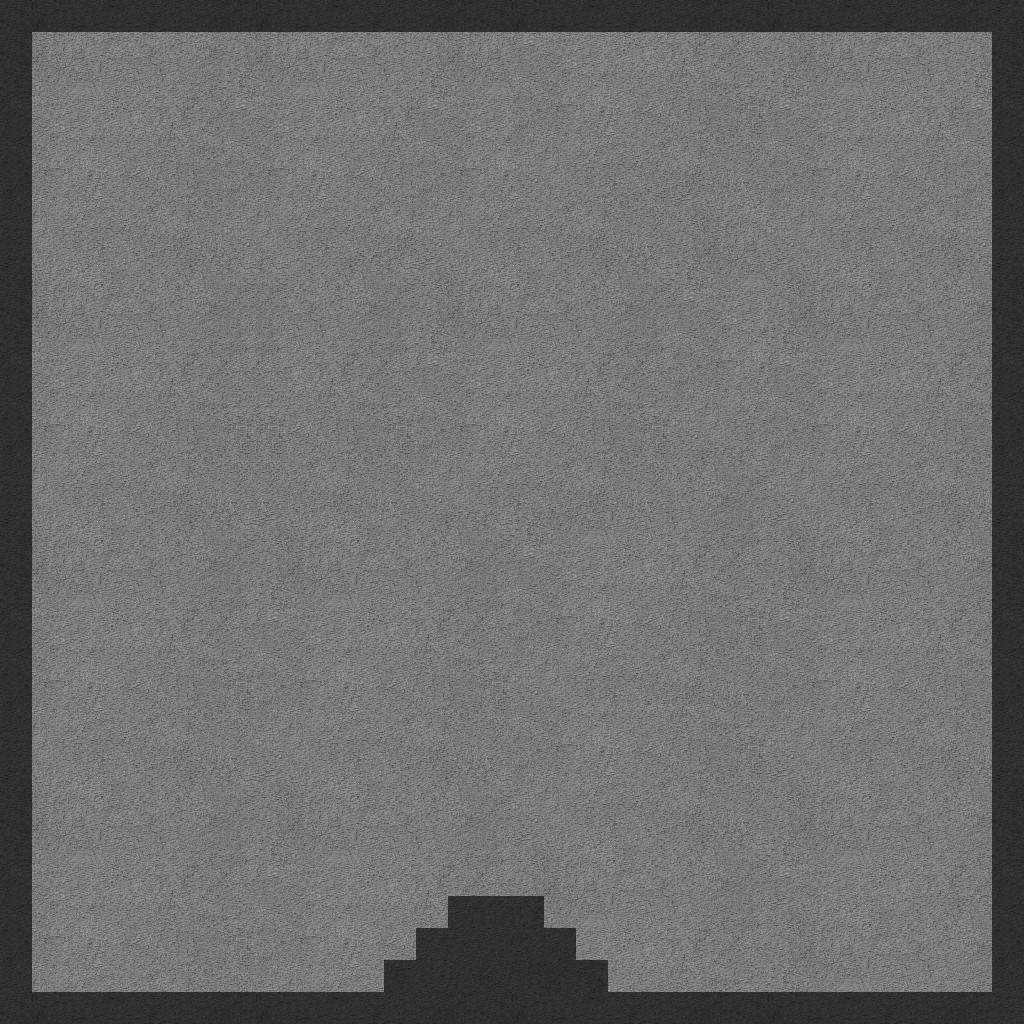

Rendered tile map (Tiled .tmx) drawn with the repository's tilesets; below, a short description and the map source with its tile grids summarised:
An orthogonal 32x32 tile map with 32x32 px tiles, 1 tile layer (Tile Layer 1), 2 tilesets.

<map version="1.0" orientation="orthogonal" width="32" height="32" tilewidth="32" tileheight="32">
 <tileset firstgid="1" name="black_concrete-seamless" tilewidth="32" tileheight="32">
  <image source="black_concrete-seamless.png" width="256" height="256" />
 </tileset>
 <tileset firstgid="65" name="greyConcreteSeamless" tilewidth="32" tileheight="32">
  <image source="greyConcreteSeamless.png" width="256" height="256" />
 </tileset>
 <layer name="Tile Layer 1" width="32" height="32">
  <data>[1024 cells, 1024 non-empty, 94 distinct tile ids]</data>
 </layer>
</map>
